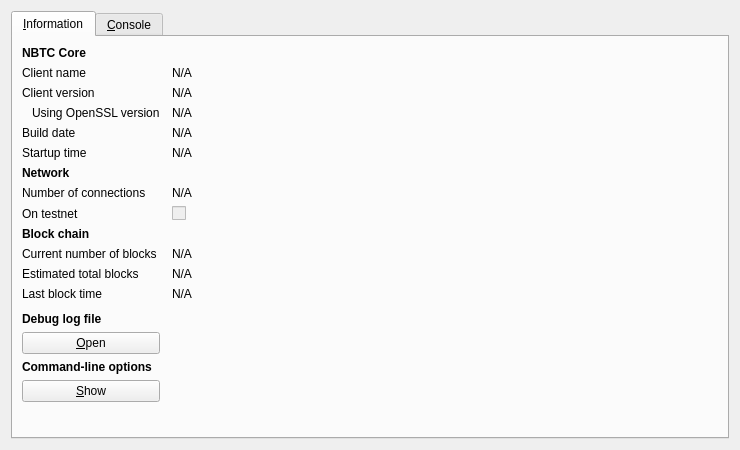
<?xml version="1.0" encoding="UTF-8"?>
<ui version="4.0">
 <class>RPCConsole</class>
 <widget class="QDialog" name="RPCConsole">
  <property name="geometry">
   <rect>
    <x>0</x>
    <y>0</y>
    <width>740</width>
    <height>450</height>
   </rect>
  </property>
  <property name="windowTitle">
   <string>NBTC - Debug window</string>
  </property>
  <property name="styleSheet">
   <string notr="true">background-image: url(:/images/2s);</string>
  </property>
  <layout class="QVBoxLayout" name="verticalLayout_2">
   <item>
    <widget class="QTabWidget" name="tabWidget">
     <property name="currentIndex">
      <number>0</number>
     </property>
     <widget class="QWidget" name="tab_info">
      <attribute name="title">
       <string>&amp;Information</string>
      </attribute>
      <layout class="QGridLayout" name="gridLayout" columnstretch="0,1">
       <property name="horizontalSpacing">
        <number>12</number>
       </property>
       <item row="0" column="0">
        <widget class="QLabel" name="label_9">
         <property name="font">
          <font>
           <weight>75</weight>
           <bold>true</bold>
          </font>
         </property>
         <property name="text">
          <string>NBTC Core</string>
         </property>
        </widget>
       </item>
       <item row="1" column="0">
        <widget class="QLabel" name="label_5">
         <property name="text">
          <string>Client name</string>
         </property>
        </widget>
       </item>
       <item row="1" column="1">
        <widget class="QLabel" name="clientName">
         <property name="cursor">
          <cursorShape>IBeamCursor</cursorShape>
         </property>
         <property name="text">
          <string>N/A</string>
         </property>
         <property name="textFormat">
          <enum>Qt::PlainText</enum>
         </property>
         <property name="textInteractionFlags">
          <set>Qt::LinksAccessibleByMouse|Qt::TextSelectableByKeyboard|Qt::TextSelectableByMouse</set>
         </property>
        </widget>
       </item>
       <item row="2" column="0">
        <widget class="QLabel" name="label_6">
         <property name="text">
          <string>Client version</string>
         </property>
        </widget>
       </item>
       <item row="2" column="1">
        <widget class="QLabel" name="clientVersion">
         <property name="cursor">
          <cursorShape>IBeamCursor</cursorShape>
         </property>
         <property name="text">
          <string>N/A</string>
         </property>
         <property name="textFormat">
          <enum>Qt::PlainText</enum>
         </property>
         <property name="textInteractionFlags">
          <set>Qt::LinksAccessibleByMouse|Qt::TextSelectableByKeyboard|Qt::TextSelectableByMouse</set>
         </property>
        </widget>
       </item>
       <item row="3" column="0">
        <widget class="QLabel" name="label_14">
         <property name="text">
          <string>Using OpenSSL version</string>
         </property>
         <property name="indent">
          <number>10</number>
         </property>
        </widget>
       </item>
       <item row="3" column="1">
        <widget class="QLabel" name="openSSLVersion">
         <property name="cursor">
          <cursorShape>IBeamCursor</cursorShape>
         </property>
         <property name="text">
          <string>N/A</string>
         </property>
         <property name="textFormat">
          <enum>Qt::PlainText</enum>
         </property>
         <property name="textInteractionFlags">
          <set>Qt::LinksAccessibleByMouse|Qt::TextSelectableByKeyboard|Qt::TextSelectableByMouse</set>
         </property>
        </widget>
       </item>
       <item row="4" column="0">
        <widget class="QLabel" name="label_12">
         <property name="text">
          <string>Build date</string>
         </property>
        </widget>
       </item>
       <item row="4" column="1">
        <widget class="QLabel" name="buildDate">
         <property name="cursor">
          <cursorShape>IBeamCursor</cursorShape>
         </property>
         <property name="text">
          <string>N/A</string>
         </property>
         <property name="textFormat">
          <enum>Qt::PlainText</enum>
         </property>
         <property name="textInteractionFlags">
          <set>Qt::LinksAccessibleByMouse|Qt::TextSelectableByKeyboard|Qt::TextSelectableByMouse</set>
         </property>
        </widget>
       </item>
       <item row="5" column="0">
        <widget class="QLabel" name="label_13">
         <property name="text">
          <string>Startup time</string>
         </property>
        </widget>
       </item>
       <item row="5" column="1">
        <widget class="QLabel" name="startupTime">
         <property name="cursor">
          <cursorShape>IBeamCursor</cursorShape>
         </property>
         <property name="text">
          <string>N/A</string>
         </property>
         <property name="textFormat">
          <enum>Qt::PlainText</enum>
         </property>
         <property name="textInteractionFlags">
          <set>Qt::LinksAccessibleByMouse|Qt::TextSelectableByKeyboard|Qt::TextSelectableByMouse</set>
         </property>
        </widget>
       </item>
       <item row="6" column="0">
        <widget class="QLabel" name="label_11">
         <property name="font">
          <font>
           <weight>75</weight>
           <bold>true</bold>
          </font>
         </property>
         <property name="text">
          <string>Network</string>
         </property>
        </widget>
       </item>
       <item row="7" column="0">
        <widget class="QLabel" name="label_7">
         <property name="text">
          <string>Number of connections</string>
         </property>
        </widget>
       </item>
       <item row="7" column="1">
        <widget class="QLabel" name="numberOfConnections">
         <property name="cursor">
          <cursorShape>IBeamCursor</cursorShape>
         </property>
         <property name="text">
          <string>N/A</string>
         </property>
         <property name="textFormat">
          <enum>Qt::PlainText</enum>
         </property>
         <property name="textInteractionFlags">
          <set>Qt::LinksAccessibleByMouse|Qt::TextSelectableByKeyboard|Qt::TextSelectableByMouse</set>
         </property>
        </widget>
       </item>
       <item row="8" column="0">
        <widget class="QLabel" name="label_8">
         <property name="text">
          <string>On testnet</string>
         </property>
        </widget>
       </item>
       <item row="8" column="1">
        <widget class="QCheckBox" name="isTestNet">
         <property name="enabled">
          <bool>false</bool>
         </property>
         <property name="text">
          <string/>
         </property>
        </widget>
       </item>
       <item row="9" column="0">
        <widget class="QLabel" name="label_10">
         <property name="font">
          <font>
           <weight>75</weight>
           <bold>true</bold>
          </font>
         </property>
         <property name="text">
          <string>Block chain</string>
         </property>
        </widget>
       </item>
       <item row="10" column="0">
        <widget class="QLabel" name="label_3">
         <property name="text">
          <string>Current number of blocks</string>
         </property>
        </widget>
       </item>
       <item row="10" column="1">
        <widget class="QLabel" name="numberOfBlocks">
         <property name="cursor">
          <cursorShape>IBeamCursor</cursorShape>
         </property>
         <property name="text">
          <string>N/A</string>
         </property>
         <property name="textFormat">
          <enum>Qt::PlainText</enum>
         </property>
         <property name="textInteractionFlags">
          <set>Qt::LinksAccessibleByMouse|Qt::TextSelectableByKeyboard|Qt::TextSelectableByMouse</set>
         </property>
        </widget>
       </item>
       <item row="11" column="0">
        <widget class="QLabel" name="label_4">
         <property name="text">
          <string>Estimated total blocks</string>
         </property>
        </widget>
       </item>
       <item row="11" column="1">
        <widget class="QLabel" name="totalBlocks">
         <property name="cursor">
          <cursorShape>IBeamCursor</cursorShape>
         </property>
         <property name="text">
          <string>N/A</string>
         </property>
         <property name="textFormat">
          <enum>Qt::PlainText</enum>
         </property>
         <property name="textInteractionFlags">
          <set>Qt::LinksAccessibleByMouse|Qt::TextSelectableByKeyboard|Qt::TextSelectableByMouse</set>
         </property>
        </widget>
       </item>
       <item row="12" column="0">
        <widget class="QLabel" name="label_2">
         <property name="text">
          <string>Last block time</string>
         </property>
        </widget>
       </item>
       <item row="12" column="1">
        <widget class="QLabel" name="lastBlockTime">
         <property name="cursor">
          <cursorShape>IBeamCursor</cursorShape>
         </property>
         <property name="text">
          <string>N/A</string>
         </property>
         <property name="textFormat">
          <enum>Qt::PlainText</enum>
         </property>
         <property name="textInteractionFlags">
          <set>Qt::LinksAccessibleByMouse|Qt::TextSelectableByKeyboard|Qt::TextSelectableByMouse</set>
         </property>
        </widget>
       </item>
       <item row="13" column="0">
        <spacer name="verticalSpacer_2">
         <property name="orientation">
          <enum>Qt::Vertical</enum>
         </property>
         <property name="sizeHint" stdset="0">
          <size>
           <width>20</width>
           <height>20</height>
          </size>
         </property>
        </spacer>
       </item>
       <item row="14" column="0">
        <widget class="QLabel" name="labelDebugLogfile">
         <property name="font">
          <font>
           <weight>75</weight>
           <bold>true</bold>
          </font>
         </property>
         <property name="text">
          <string>Debug log file</string>
         </property>
        </widget>
       </item>
       <item row="15" column="0">
        <widget class="QPushButton" name="openDebugLogfileButton">
         <property name="toolTip">
          <string>Open the NBTC debug log file from the current data directory. This can take a few seconds for large log files.</string>
         </property>
         <property name="text">
          <string>&amp;Open</string>
         </property>
         <property name="autoDefault">
          <bool>false</bool>
         </property>
        </widget>
       </item>
       <item row="16" column="0">
        <widget class="QLabel" name="labelCLOptions">
         <property name="font">
          <font>
           <weight>75</weight>
           <bold>true</bold>
          </font>
         </property>
         <property name="text">
          <string>Command-line options</string>
         </property>
        </widget>
       </item>
       <item row="17" column="0">
        <widget class="QPushButton" name="showCLOptionsButton">
         <property name="toolTip">
          <string>Show the NBTC-Qt help message to get a list with possible NBTC command-line options.</string>
         </property>
         <property name="text">
          <string>&amp;Show</string>
         </property>
         <property name="autoDefault">
          <bool>false</bool>
         </property>
        </widget>
       </item>
       <item row="18" column="0">
        <spacer name="verticalSpacer">
         <property name="orientation">
          <enum>Qt::Vertical</enum>
         </property>
         <property name="sizeHint" stdset="0">
          <size>
           <width>20</width>
           <height>40</height>
          </size>
         </property>
        </spacer>
       </item>
      </layout>
     </widget>
     <widget class="QWidget" name="tab_console">
      <attribute name="title">
       <string>&amp;Console</string>
      </attribute>
      <layout class="QVBoxLayout" name="verticalLayout_3">
       <property name="spacing">
        <number>3</number>
       </property>
       <item>
        <widget class="QTextEdit" name="messagesWidget">
         <property name="minimumSize">
          <size>
           <width>0</width>
           <height>100</height>
          </size>
         </property>
         <property name="readOnly">
          <bool>true</bool>
         </property>
         <property name="tabKeyNavigation" stdset="0">
          <bool>false</bool>
         </property>
         <property name="columnCount" stdset="0">
          <number>2</number>
         </property>
        </widget>
       </item>
       <item>
        <layout class="QHBoxLayout" name="horizontalLayout">
         <property name="spacing">
          <number>3</number>
         </property>
         <item>
          <widget class="QLabel" name="label">
           <property name="text">
            <string notr="true">&gt;</string>
           </property>
          </widget>
         </item>
         <item>
          <widget class="QLineEdit" name="lineEdit"/>
         </item>
         <item>
          <widget class="QPushButton" name="clearButton">
           <property name="maximumSize">
            <size>
             <width>24</width>
             <height>24</height>
            </size>
           </property>
           <property name="toolTip">
            <string>Clear console</string>
           </property>
           <property name="text">
            <string/>
           </property>
           <property name="icon">
            <iconset resource="../bitcoin.qrc">
             <normaloff>:/icons/remove</normaloff>:/icons/remove</iconset>
           </property>
           <property name="shortcut">
            <string notr="true">Ctrl+L</string>
           </property>
           <property name="autoDefault">
            <bool>false</bool>
           </property>
          </widget>
         </item>
        </layout>
       </item>
      </layout>
     </widget>
    </widget>
   </item>
  </layout>
 </widget>
 <resources>
  <include location="../bitcoin.qrc"/>
 </resources>
 <connections/>
</ui>
